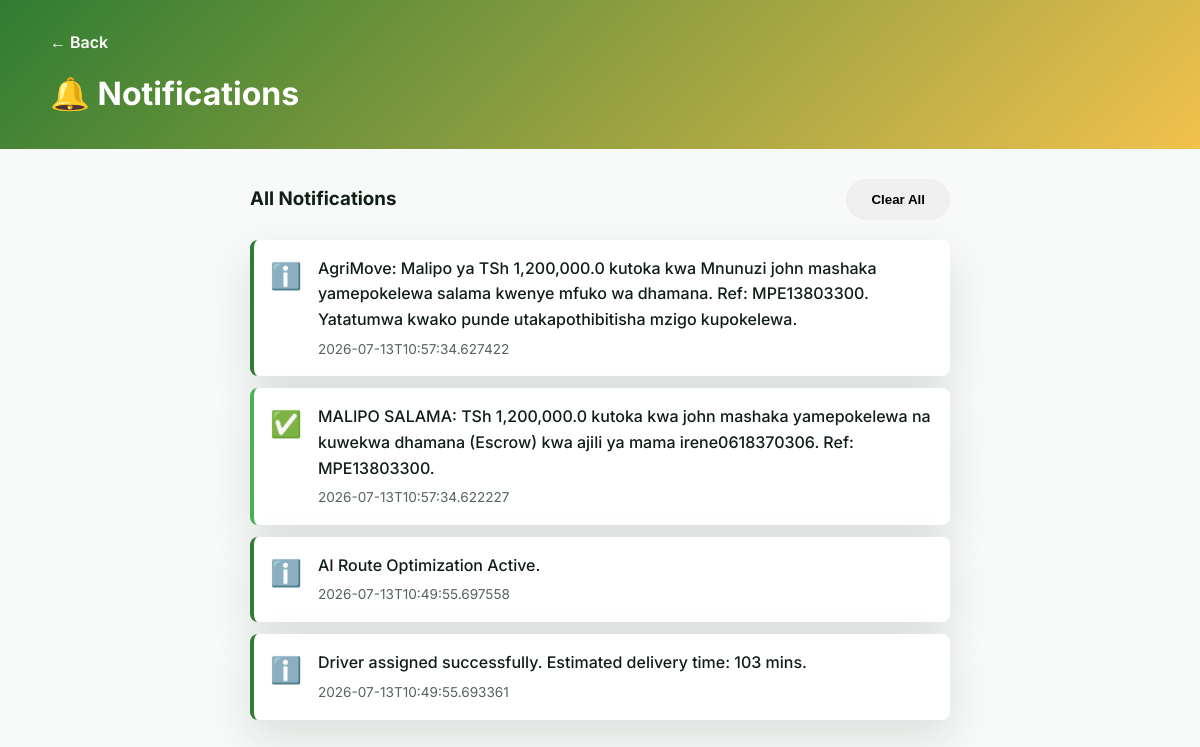
The page /notifications on the database its author committed.
### tables this page shows
CREATE TABLE notifications (
            id INTEGER PRIMARY KEY AUTOINCREMENT,
            request_id INTEGER,
            message TEXT NOT NULL,
            type TEXT DEFAULT 'info',
            created_at TEXT NOT NULL,
            FOREIGN KEY (request_id) REFERENCES requests (id)
        );

### app.py (the view)
@app.get("/notifications")
def notifications_hub():
    conn = get_db_connection()
    notifications = conn.execute(
        "SELECT * FROM notifications ORDER BY created_at DESC LIMIT 50"
    ).fetchall()
    conn.close()
    return render_template("notifications.html", notifications=notifications)

### app.py (called while the page is built)
def get_db_connection():
    conn = sqlite3.connect(DATABASE, timeout=10)
    conn.row_factory = sqlite3.Row
    conn.execute("PRAGMA foreign_keys = ON")
    conn.execute("PRAGMA journal_mode = WAL")
    return conn

### templates/notifications.html (shortened to what this page needs)
<!DOCTYPE html>
<html lang="en">
<head>
    <link rel="stylesheet" href="{{ url_for('static', filename='css/styles.css') }}" />
</head>
<body>
    <div class="notifications-container">
        <header class="notifications-header">
            <div class="container">
                <a href="/" class="back-link">← Back</a>
                <h1>🔔 Notifications</h1>
            </div>
        </header>
        <main class="container notifications-main">
            <div class="notifications-toolbar">
                <div class="toolbar-left">
                    <h3>All Notifications</h3>
                </div>
                <div class="toolbar-right">
                    <button class="btn btn-secondary" onclick="clearAllNotifications()">Clear All</button>
                </div>
            </div>
            <div class="notifications-list">
                {% if notifications %}
                    {% for notif in notifications %}
                    <div class="notification-item {% if notif['type'] == 'success' %}success{% elif notif['type'] == 'error' %}error{% elif notif['type'] == 'warning' %}warning{% endif %}">
                        <div class="notification-icon">
                            {% if notif['type'] == 'success' %}
                                ✅
                            {% elif notif['type'] == 'error' %}
                                ❌
                            {% elif notif['type'] == 'warning' %}
                                ⚠️
                            {% else %}
                                ℹ️
                            {% endif %}
                        </div>
                        <div class="notification-content">
                            <p class="notification-message">{{ notif['message'] }}</p>
                            <p class="notification-time">{{ notif['created_at'] }}</p>
                        </div>
                    </div>
                    {% endfor %}
                {% else %}
                    <div class="empty-state">
                        <p class="empty-icon">📭</p>
                        <h3>No notifications yet</h3>
                        <p>You'll see delivery updates, alerts, and messages here</p>
                    </div>
                {% endif %}
            </div>
        </main>
    </div>
</body>
</html>

### static/css/styles.css (style rules this page uses)
:root { --green: #2f7d32; --green-dark: #1f5c24; --green-light: #e6f4ea; --gold: #f2c14e; --dark: #0f1f16; --text: #1d2b22; --muted: #56645c; --white: #ffffff; --shadow: 0 18px 45px rgba(15, 31, 22, 0.12); --bg-light: #f7faf8; --card-bg: #ffffff; }
* { box-sizing: border-box; margin: 0; padding: 0; }
body { font-family: "Inter", sans-serif; color: var(--text); background: var(--bg-light); line-height: 1.6; transition: background 0.3s ease, color 0.3s ease; }
a { text-decoration: none; color: inherit; }
html { scroll-behavior: smooth; }
.container { width: min(1100px, 92%); margin: 0 auto; }
.btn { display: inline-flex; align-items: center; justify-content: center; padding: 12px 24px; border-radius: 999px; font-weight: 600; transition: transform 0.2s ease, box-shadow 0.2s ease, background 0.2s ease; border: 1px solid transparent; }

### templates/notifications.html (style rules this page uses)
.notifications-container { background: var(--bg-light); min-height: 100vh; }
.notifications-header { background: linear-gradient(135deg, var(--green), var(--gold)); color: var(--white); padding: 30px 0; margin-bottom: 30px; }
.notifications-header h1 { font-size: 2rem; margin: 0; }
.back-link { color: var(--white); font-weight: 600; display: inline-block; margin-bottom: 12px; }
.notifications-main { max-width: 700px; margin: 0 auto 40px; }
.notifications-toolbar { display: flex; justify-content: space-between; align-items: center; margin-bottom: 20px; gap: 12px; }
.notifications-toolbar h3 { color: var(--dark); margin: 0; }
.notifications-list { display: grid; gap: 12px; }
.notification-item { display: flex; gap: 16px; background: var(--white); border-left: 4px solid var(--green); border-radius: 8px; padding: 16px; box-shadow: var(--shadow); transition: transform 0.2s ease; }
.notification-item.success { border-left-color: #4CAF50; }
.notification-icon { font-size: 1.6rem; flex-shrink: 0; }
.notification-content { flex: 1; }
.notification-message { color: var(--dark); margin: 0 0 6px 0; font-weight: 500; }
.notification-time { color: var(--muted); font-size: 0.85rem; margin: 0; }

### rows shown on the page
notifications: type "ℹ️", message "AgriMove: Malipo ya TSh 1,200,000.0 kutoka kwa Mnunuzi john mashaka yamepokelewa salama kwenye mfuko wa dhamana. Ref: MPE13803300. Yatatumwa kwako punde utakapothibitisha mzigo kupokelewa.", created_at "2026-07-13T10:57:34.627422"
notifications: message "MALIPO SALAMA: TSh 1,200,000.0 kutoka kwa john mashaka yamepokelewa na kuwekwa dhamana (Escrow) kwa ajili ya mama irene0618370306. Ref: MPE13803300.", created_at "2026-07-13T10:57:34.622227"
notifications: type "ℹ️", message "AI Route Optimization Active.", created_at "2026-07-13T10:49:55.697558"
notifications: type "ℹ️", message "Driver assigned successfully. Estimated delivery time: 103 mins.", created_at "2026-07-13T10:49:55.693361"
